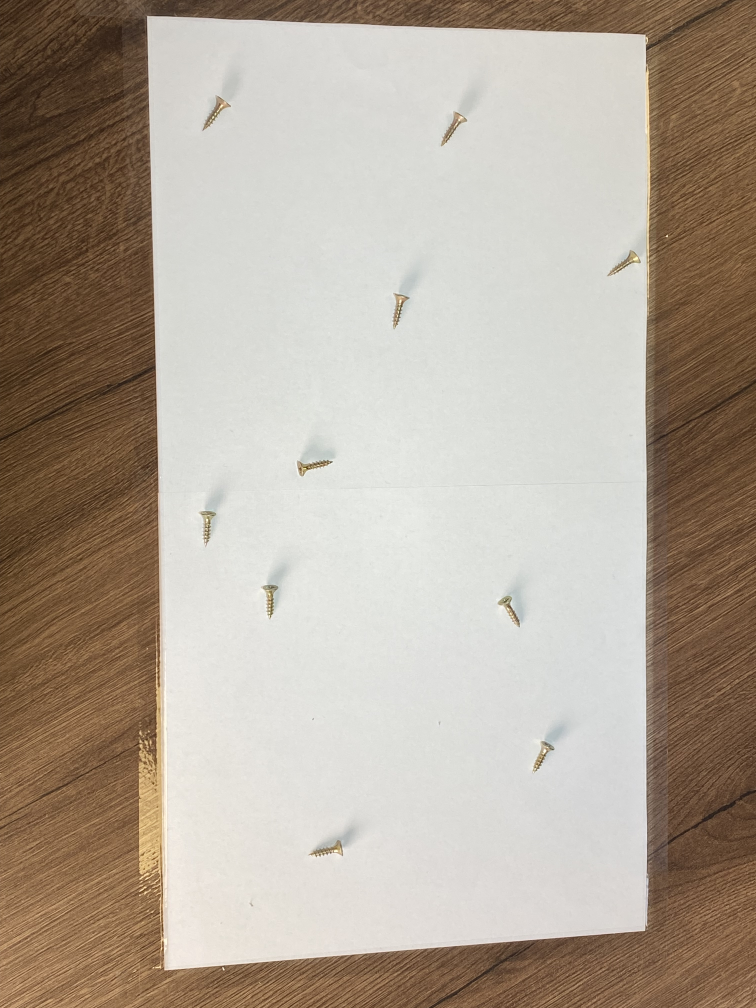
#> input picture lesson_6/data/IMG_0779.jpeg, 3024 x 4032 px (shown at 1/4 size)
$ jupyter execute Homework.ipynb
#> lines starting #> are read from the running program, lines starting #| are printed output that depends on the picture
# HOMEWORK 6

In this homework you are going to use the Harris corner detector to detect the corners of a document. Document detection is a crucial task for many applications, e.g., text recognition, automatic passport reading (at airport gates), etc.

You will also have to design your own feature descriptor in order to localize and distinguish among the 4 document corners.

At the end of this notebook, there are a couple of questions for you to answer.

So let's begin, shall we?

[cell 1]
import cv2
import math
import numpy as np
from matplotlib import pyplot as plt
plt.rcParams['figure.figsize'] = [15, 10]

Let's load the image we will be working on in this homework.

[cell 2]
# Let's read the image
# img = cv2.imread('../data/document.jpg')
img = cv2.imread('../data/IMG_0779.jpeg')
#> img is the input picture: shape (4032, 3024, 3); mean B, G, R 152.2, 165.7, 177.6
img_origin = cv2.cvtColor(img, cv2.COLOR_BGR2RGB)
img = img_origin.copy()

scale_percent = 20 # percent of original size
width = int(img.shape[1] * scale_percent / 100)
#> width = 604
height = int(img.shape[0] * scale_percent / 100)
#> height = 806
dim = (width, height)
#> dim = (604, 806)

img = cv2.resize(img, dim, interpolation=cv2.INTER_AREA)
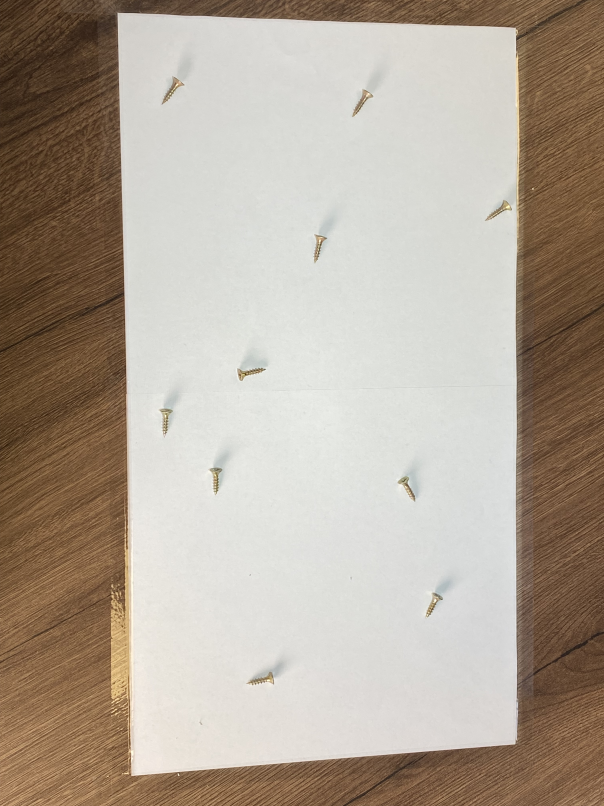
#> img: shape (806, 604, 3); mean R, G, B 177.6, 165.7, 152.2

# Convert it to gray scale
gray = cv2.cvtColor(img, cv2.COLOR_BGR2GRAY)
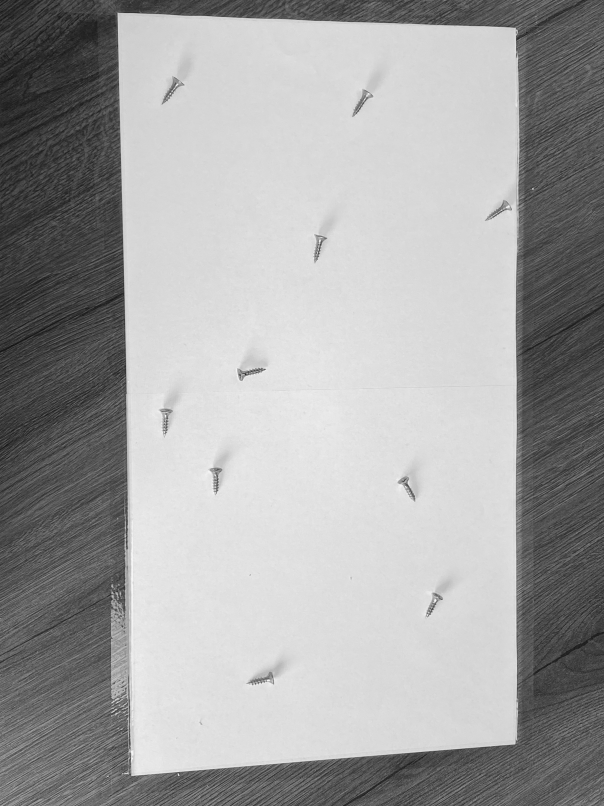
#> gray: shape (806, 604); min 18, max 248, mean 163
gray = np.float32(gray)/255
rows, cols = gray.shape
#> rows = 806; cols = 604

# Let's plot the images (colour and gray scale)
plt.subplot(121), plt.imshow(img)
plt.subplot(122), plt.imshow(gray, cmap='gray')
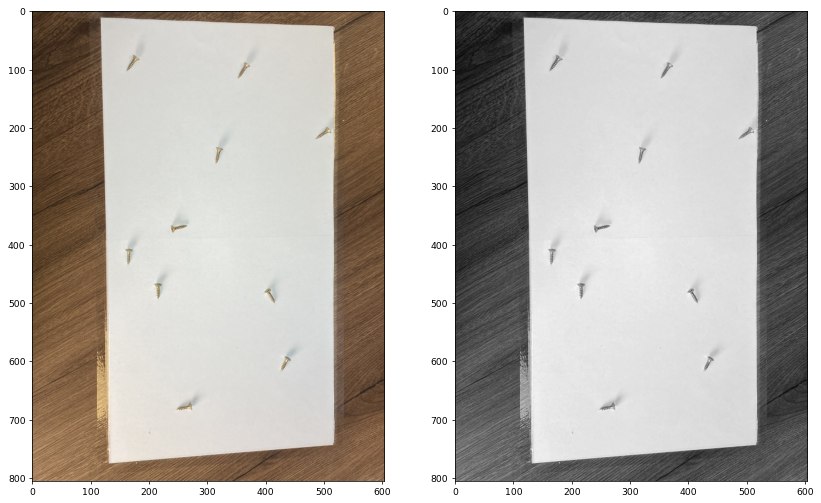
#> figure drawn by matplotlib, 2 panels

### Harris Corner Detector
Let us now compute Harris corners. Remember that the Harris detector computes the "cornerness" score for each image pixel.

[cell 3]
# Compute Harris corners (use the available OpenCV functions)
# Suggested parameters:
#            block size of 2 pixels
#            gradient kernel size of 3 pixels
#            k parameter equal to 0.04
cornerness = cv2.cornerHarris(gray, 2, 3, 0.04)
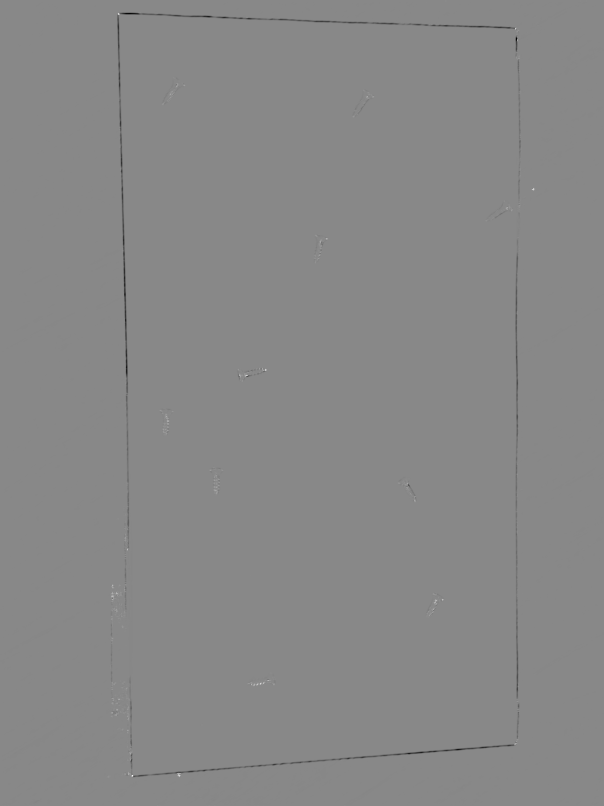
#> cornerness: shape (806, 604) float32; min -0.00401, max 0.0035, mean -7.88e-06; drawn with min black and max white

# We are not interested in edges, so put to zero all negative cornerness values
cornerness = np.maximum(cornerness, 0)

# Since cornerness has a huge dynamic range, let's take the logarithm for better visualization and manipulation
cornerness = np.log(cornerness + 1e-7)
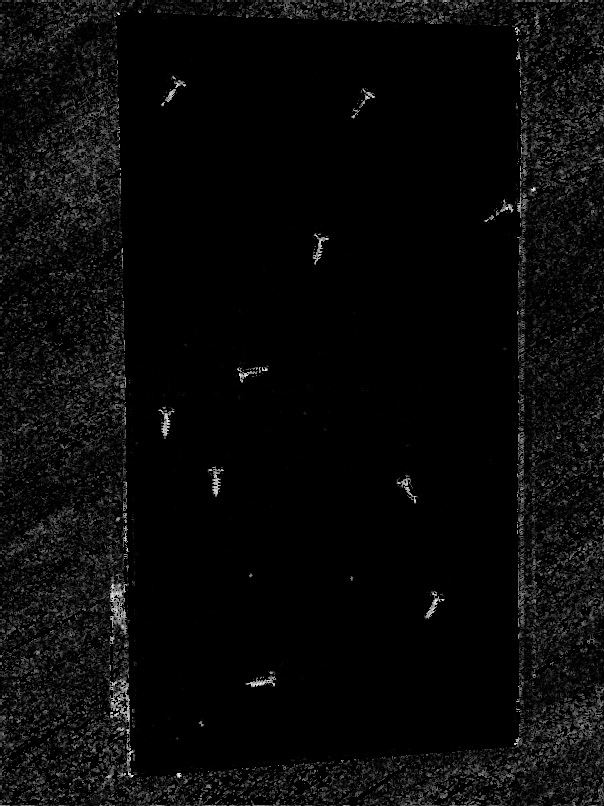
#> cornerness: shape (806, 604) float32; min -16.12, max -5.65, mean -15.73; drawn with min black and max white

[cell 4]
# Let's now plot the image and the corresponding Harris corners (in log scale)
plt.subplot(121), plt.imshow(img)
plt.subplot(122), plt.imshow(cornerness)

At this point, you can see that the Harris detector has detected a lot of features. Not only the four document corners, but also the corners corresponding to (black) letters printed on (white) paper. How can we filter out everything but the 4 document corners?

For that purpose, let's design a custom feature descriptor suitable to detect the document corners. In order to do so, let's have a look at the top left corner.

A good descriptor of that corner, given a certain neghbouring region, would be to assess that the bottom-right quadrant is (much) brighter than the other three quadrants (i.e. top-left, top-right, bottom-left). Let's then implement it :-) I'll do the implementation for the top-left corner, you shall do the rest.

[cell 5]
img_c = img.copy()
# Detection thresholds
th_top_left, th_top_right = -1e6, -1e6
th_bottom_left, th_bottom_right = -1e6, -1e6

# Corner coordinates
opt_top_left, opt_top_right = None, None
opt_bottom_left, opt_bottom_right = None, None

# Size of each quadrant (in pixels)
quad_size = 7

# Let's now scan the Harris detection results
for r in range(quad_size, rows-quad_size):
    for c in range(quad_size, cols-quad_size):
        # Edges with too small cornerness score are discarded, -7 seems like a good value
        if cornerness[r, c] < -7:
            continue

        # Extract block consisting of 4 quadrants
        block = 255*gray[r-quad_size:r+quad_size+1, c-quad_size:c+quad_size+1]

        # Extract the four quandrants
        quad_top_left = block[0:quad_size, 0:quad_size]
        quad_top_right = block[0:quad_size, quad_size+1:2*quad_size+1]
        quad_bottom_left = block[quad_size+1:2*quad_size+1, 0:quad_size]
        quad_bottom_right = block[quad_size+1:2*quad_size+1, quad_size+1:2*quad_size+1]

        # Top-left corner
        # For the top-left document corner, the bottom-right quadrant is mostly paper and the rest is
        # darker background. Therefore, I suggest the descriptor to be the average difference between
        # the paper quandrant and the sum of the 3 remaining bakcground quandrants
        descriptor = np.mean(quad_bottom_right) - np.mean(quad_top_left) - np.mean(quad_top_right) - np.mean(quad_bottom_left)
        # Let's detect the best descriptor
        if descriptor > th_top_left:
            # We update the threshold
            th_top_left = descriptor
            # And we update the optimal location
            opt_top_left = (c, r)

        # Top-right corner
        # (your implementation goes here)
        descriptor = np.mean(quad_bottom_left) - np.mean(quad_top_left) - np.mean(quad_top_right) - np.mean(quad_bottom_right)
        if descriptor > th_top_right:
            th_top_right = descriptor
            opt_top_right = (c, r)

        # Bottom-left corner
        # (your implementation goes here)
        descriptor = np.mean(quad_top_right) - np.mean(quad_top_left) - np.mean(quad_bottom_left) - np.mean(quad_bottom_right)
        if descriptor > th_bottom_left:
            th_bottom_left = descriptor
            opt_bottom_left = (c, r)


        # Bottom-right corner
        # (your implementation goes here)
        descriptor = np.mean(quad_top_left) - np.mean(quad_top_right) - np.mean(quad_bottom_left) - np.mean(quad_bottom_right)
        if descriptor > th_bottom_right:
            th_bottom_right = descriptor
            opt_bottom_right = (c, r)
#> after the loop, opt_bottom_left = (132, 775); opt_bottom_right = (515, 743); opt_top_left = (118, 13); opt_top_right = (515, 28); th_bottom_left = -110.3; th_bottom_right = -78.47; th_top_left = -15.45; th_top_right = -82.96

[cell 6]
scale_percent_upscale = 100 / scale_percent
origin_opt_top_left = (int(opt_top_left[0] * scale_percent_upscale), int(opt_top_left[1] * scale_percent_upscale))
#> origin_opt_top_left = (590, 65)
origin_opt_top_right = (int(opt_top_right[0] * scale_percent_upscale), int(opt_top_right[1] * scale_percent_upscale))
#> origin_opt_top_right = (2575, 140)
origin_opt_bottom_left = (int(opt_bottom_left[0] * scale_percent_upscale), int(opt_bottom_left[1] * scale_percent_upscale))
#> origin_opt_bottom_left = (660, 3875)
origin_opt_bottom_right = (int(opt_bottom_right[0] * scale_percent_upscale), int(opt_bottom_right[1] * scale_percent_upscale))
#> origin_opt_bottom_right = (2575, 3715)


# Let's draw circles at the detected corners
out = cv2.circle(img_c, opt_top_left, 30, (255,0,0), -1)
out = cv2.circle(img_c, opt_top_right, 30, (255,0,0), -1)
out = cv2.circle(img_c, opt_bottom_left, 30, (255,0,0), -1)
out = cv2.circle(img_c, opt_bottom_right, 30, (255,0,0), -1)
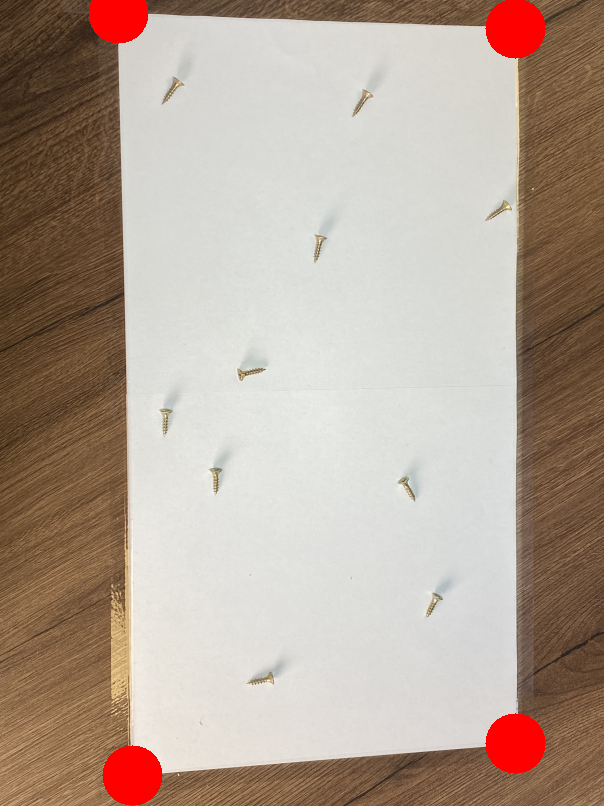
#> out: shape (806, 604, 3); mean R, G, B 179.9, 162.9, 149.8

# And finally we plot the images (with the detected document corners)
plt.subplot(121), plt.imshow(out)
# plt.subplot(122), plt.imshow(cornerness)
print(opt_top_left, opt_top_right, opt_bottom_left, opt_bottom_right)
#| (118, 13) (515, 28) (132, 775) (515, 743)
print(origin_opt_top_left, origin_opt_top_right, origin_opt_bottom_left, origin_opt_bottom_right)
#| (590, 65) (2575, 140) (660, 3875) (2575, 3715)

out_origin = img_origin.copy()
out_origin = cv2.circle(out_origin, origin_opt_top_left, 30, (255,0,0), -1)
out_origin = cv2.circle(out_origin, origin_opt_top_right, 30, (255,0,0), -1)
out_origin = cv2.circle(out_origin, origin_opt_bottom_left, 30, (255,0,0), -1)
out_origin = cv2.circle(out_origin, origin_opt_bottom_right, 30, (255,0,0), -1)

plt.subplot(122), plt.imshow(out_origin)
# plt.subplot(122), plt.imshow(out)

$ run again, with lesson_6/data/IMG_0831.jpeg copied over lesson_6/data/IMG_0779.jpeg
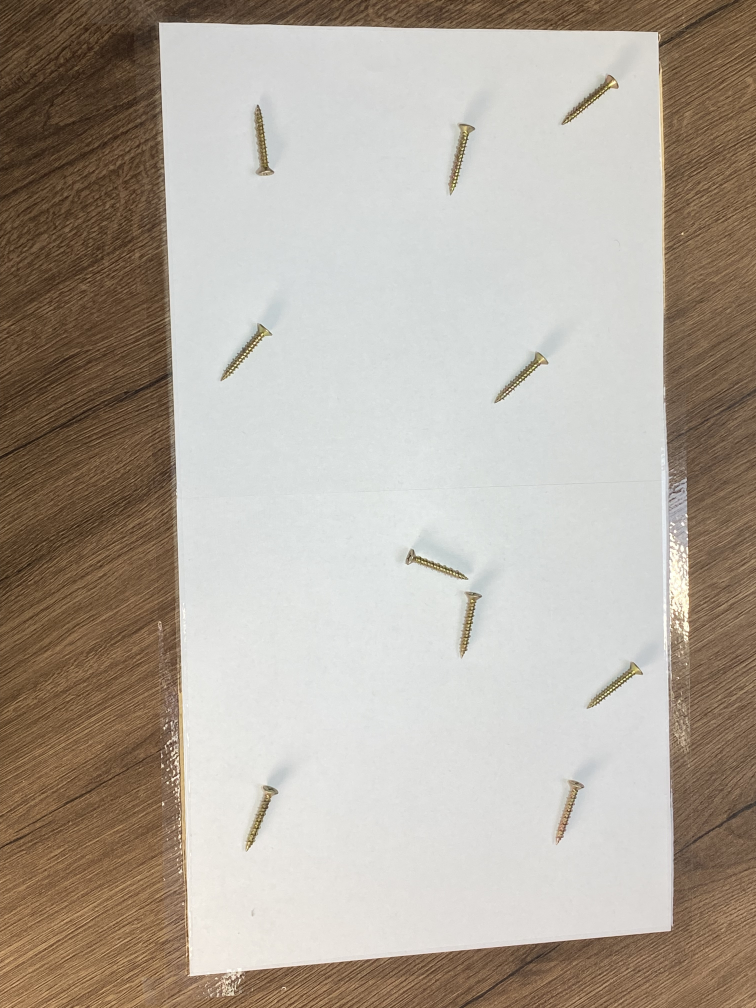
#> input picture lesson_6/data/IMG_0831.jpeg, 3024 x 4032 px (shown at 1/4 size)
#> img is the input picture: shape (4032, 3024, 3); mean B, G, R 156.5, 167.9, 177.6
#> img: shape (806, 604, 3)
#> `cornerness = np.log(cornerness + 1e-7)`:
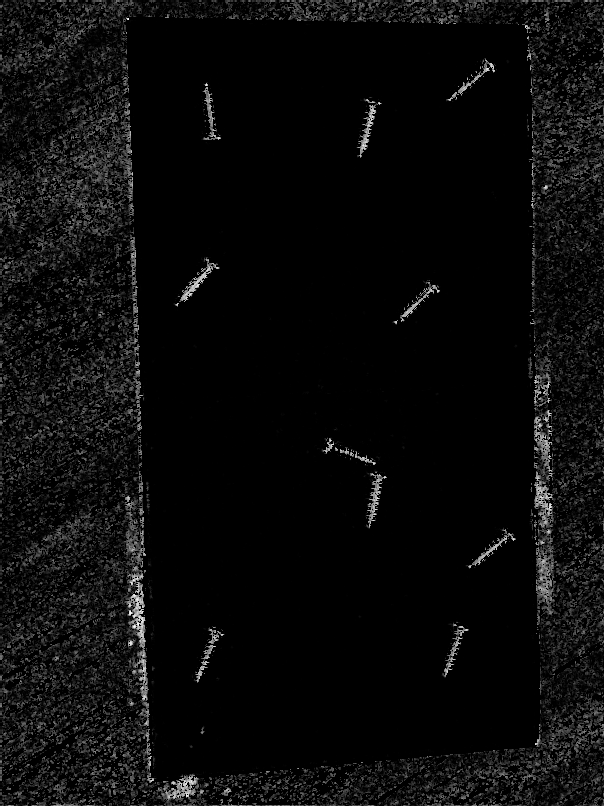
#> cornerness: shape (806, 604) float32; min -16.12, max -5.08, mean -15.63; drawn with min black and max white
#> after the loop `for r in range(quad_size, rows-quad_size):`: opt_bottom_left = (151, 780); opt_bottom_right = (535, 744); opt_top_left = (127, 18); opt_top_right = (525, 26); th_bottom_left = -117.7; th_bottom_right = -87.33; th_top_left = 3.51; th_top_right = -75.04
#> origin_opt_top_left = (635, 90)
#> origin_opt_top_right = (2625, 130)
#> origin_opt_bottom_left = (755, 3900)
#> origin_opt_bottom_right = (2675, 3720)
#> `out = cv2.circle(img_c, opt_bottom_right, 30, (255,0,0), -1)`:
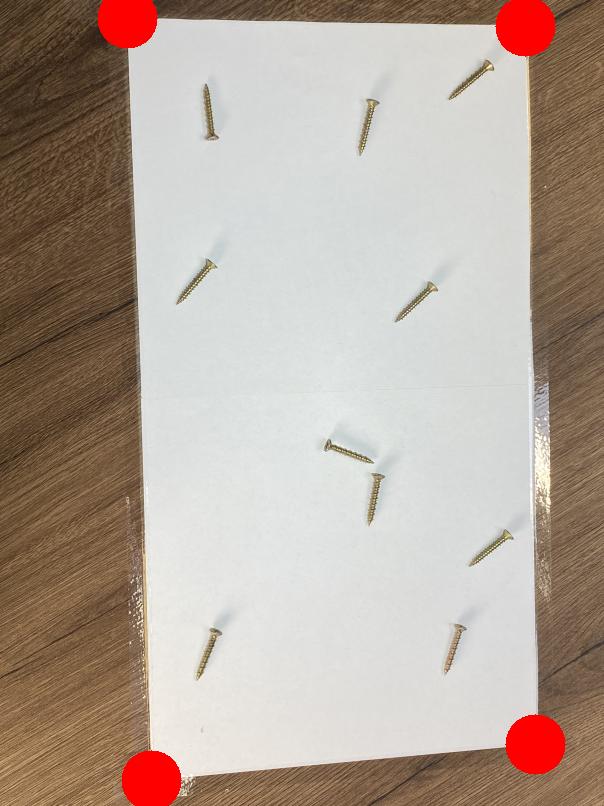
#> out: shape (806, 604, 3); mean R, G, B 179.9, 165.1, 154
#| (127, 18) (525, 26) (151, 780) (535, 744)
#| (635, 90) (2625, 130) (755, 3900) (2675, 3720)
